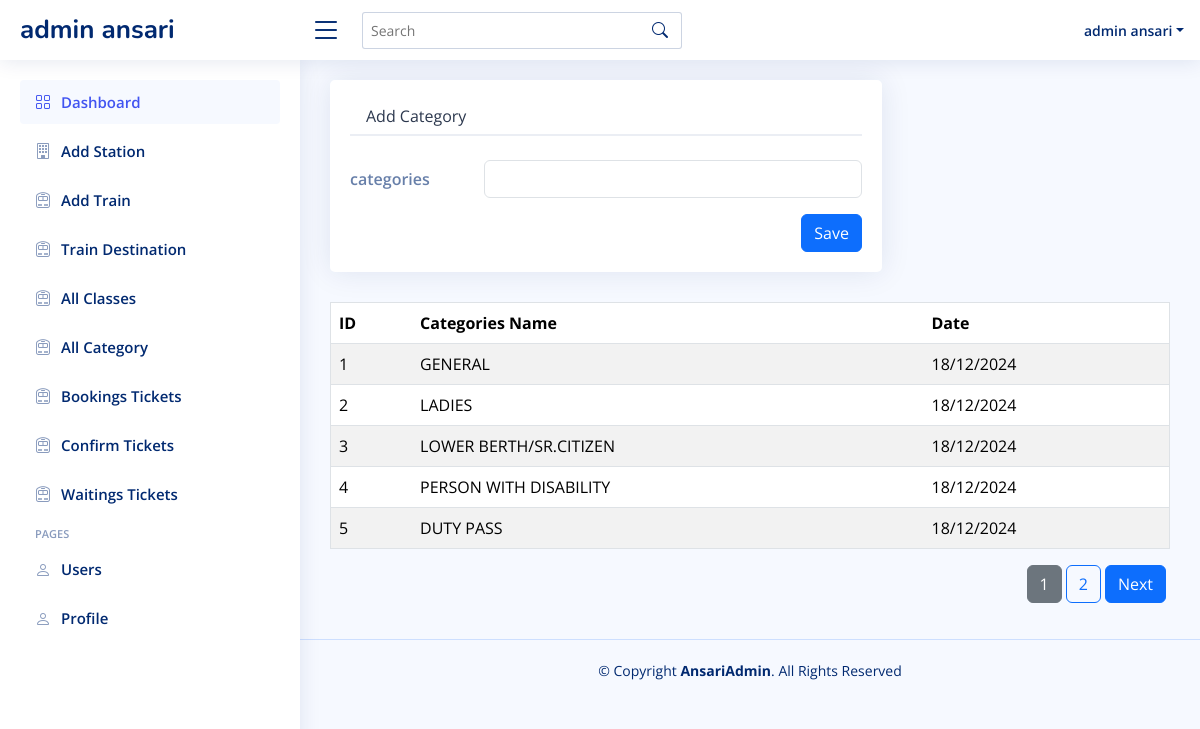
The page /admin/addCategory.php (signed in) on the database its author committed.
### tables this page shows
CREATE TABLE `categories` (
  `id` int NOT NULL,
  `category` varchar(255) NOT NULL,
  `created_at` timestamp NOT NULL DEFAULT CURRENT_TIMESTAMP,
  `updated_at` timestamp NOT NULL DEFAULT CURRENT_TIMESTAMP
);

### admin/addCategory.php (the view, shortened to what this page needs)
<?php include 'assets/layout/header.php' ?>
<?php include 'assets/layout/sidebar.php' ?>
<main id="main" class="main">
<section class="section profile">
      <div class="row">
        <div class="col-xl-8">
          <div class="card">
            <div class="card-body pt-3">
              <ul class="nav nav-tabs nav-tabs-bordered">
                <li class="nav-item">
                  <button class="nav-link" data-bs-toggle="tab" data-bs-target="#profile-edit">Add Category</button>
                </li>
              </ul>
              <div class="tab-content pt-2">
                <div class="tab-pane fade  show active profile-edit pt-3" id="profile-edit">
                  <form action="category_action.php" method="POST">
                    <div class="row mb-3">
                      <label for="fullName" class="col-md-4 col-lg-3 col-form-label">categories</label>
                      <div class="col-md-8 col-lg-9">
                        <input name="category" type="text" class="form-control" id="category">
                      </div>
                    </div>
                    <div class="text-center d-flex justify-content-end">
                      <button type="submit" class="btn btn-primary">Save</button>
                    </div>
                  </form>
                </div>
              </div>
            </div>
          </div>
        </div>
      </div>
    </section>
    <?php
    include '../assets/inc/conn.php';
    $records_per_page = 5;
    $current_page = isset($_GET['page']) ? (int)$_GET['page'] : 1;
    $offset = ($current_page - 1) * $records_per_page;
    $total_sql = "SELECT COUNT(*) AS total FROM categories";
    $total_result = $conn->query($total_sql);
    $total_row = $total_result->fetch_assoc();
    $total_records = $total_row['total'];
    $total_pages = ceil($total_records / $records_per_page);
    $sql = "SELECT * FROM categories LIMIT $records_per_page OFFSET $offset";
    $result = $conn->query($sql);
    echo "<table border='1' class='table table-striped table-hover'>
            <thead>
                <tr>
                    <th>ID</th>
                    <th>Categories Name</th>
                    <th>Date</th>
                </tr>
            </thead>
            <tbody>";
    if ($result->num_rows > 0) {
        while ($row = $result->fetch_assoc()) {
            $created_at = date("d/m/Y", strtotime($row["created_at"]));
            echo "<tr>
                    <td>" . $row["id"] . "</td>
                    <td>" . $row["category"] . "</td>
                    <td>" . $created_at . "</td>
                </tr>";
        }
    } else {
        echo "<tr><td colspan='3'>No results</td></tr>";
    }
    echo "</tbody></table>";
    echo "<nav class='mt-3'>
    <ul class='pagination d-flex justify-content-end'>";
    for ($i = 1; $i <= $total_pages; $i++) {
    $active_class = ($current_page == $i) ? "btn btn-secondary me-1" : "btn btn-outline-primary me-1";
    echo "<li class='page-item'>
            <a href='?page=$i' class='$active_class'>$i</a>
        </li>";
    }
    if ($current_page < $total_pages) {
    echo "<li class='page-item'>
            <a href='?page=" . ($current_page + 1) . "' class='btn btn-primary me-1'>Next</a>
        </li>";
    }
    echo "</ul></nav>";
?>
</main>
<?php include 'assets/layout/footer.php' ?>

### admin/assets/css/style.css (style rules this page uses)
:root { scroll-behavior: smooth; }
body { font-family: "Open Sans", sans-serif; background: #f6f9ff; color: #444444; }
a { color: #4154f1; text-decoration: none; }
#main { margin-top: 60px; padding: 20px 30px; transition: all 0.3s; }
.card { margin-bottom: 30px; border: none; border-radius: 5px; box-shadow: 0px 0 30px rgba(1, 41, 112, 0.1); }
.card-body { padding: 0 20px 20px 20px; }
.nav-tabs-bordered { border-bottom: 2px solid #ebeef4; }
.nav-tabs-bordered .nav-link { margin-bottom: -2px; border: none; color: #2c384e; }
@media (min-width: 1200px) { #main, #footer { margin-left: 300px; } }
.profile .profile-edit label { font-weight: 600; color: rgba(1, 41, 112, 0.6); }

### rows shown on the page
categories: id "1", category "GENERAL", created_at "18/12/2024"
categories: id "2", category "LADIES", created_at "18/12/2024"
categories: id "3", category "LOWER BERTH/SR.CITIZEN", created_at "18/12/2024"
categories: id "4", category "PERSON WITH DISABILITY", created_at "18/12/2024"
categories: id "5", category "DUTY PASS", created_at "18/12/2024"

### other values the page prints
$user_name "admin ansari"
